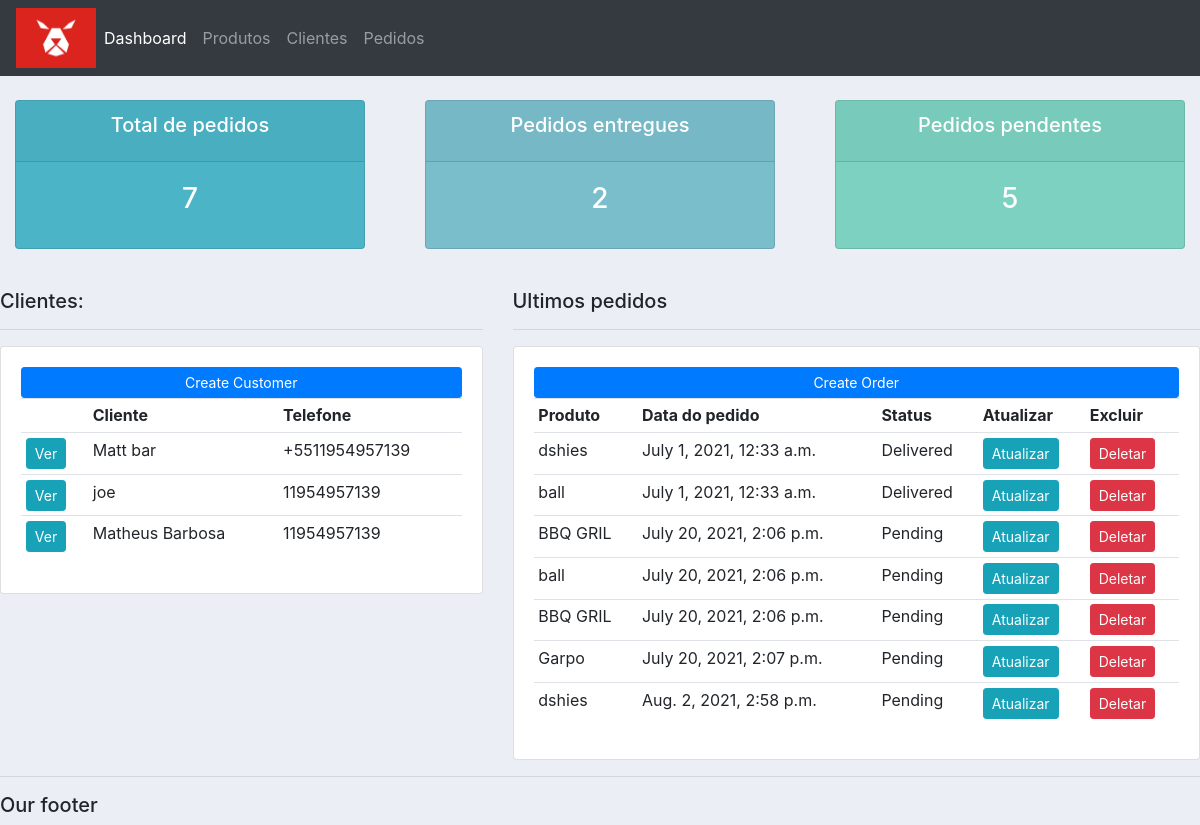
The page / on the database its author committed.
### accounts/models.py (models this page shows, shortened)
class Customer(models.Model):
    name = models.CharField(max_length=200, null=True)
    data_de_nascimento = models.DateTimeField(max_length=200, null=True)
    cpf = models.CharField(max_length=200, null=True)
    phone = models.CharField(max_length=200, null=True)
    email = models.CharField(max_length=200, null=True)
    date_created = models.DateTimeField(auto_now_add=True, null=True)

class Order(models.Model):
    STATUS = (
        ('Pending', 'Pending'),
        ('Out for Delivery', 'Out for delivery'),
        ('Delivered','Delivered')
    )
    customer = models.ForeignKey(Customer, null=True, on_delete=models.SET_NULL)
    product = models.ForeignKey(Product, null=True, on_delete=models.SET_NULL) #EXPLICAR OU ALTERAR ISSO
    preco_do_produto = models.FloatField(null=True)
    date_created = models.DateTimeField(auto_now_add=True, null=True)
    status = models.CharField(max_length=200, null=True, choices=STATUS)

class Product(models.Model):
    CATEGORY = (
        ('Indoor', 'Indoor'),
        ('Out door', 'Out door'),
    )
    name = models.CharField(max_length=200, null=True)
    category = models.CharField(max_length=200, null=True, choices=CATEGORY) # SUBSTITUIR PARA CODIGO DA CATEGORIA
    quantidade_em_estoque = models.FloatField(null=True)
    preco_de_compra = models.FloatField(null=True)
    price = models.FloatField(null=True) # SUBSTITUIR PARA PRECO DE VENDA
    margem = models.FloatField(null=True)
    detalhes = models.CharField(max_length=200, null=True, blank=True)
    date_created = models.DateTimeField(auto_now_add=True, null=True)
    tag = models.ManyToManyField(Tag)
    def __str__(self):
        return self.name

### accounts/views.py (the view)
# urls.py: path('', views.home, name="home"),
def home(request):
    orders = Order.objects.all()
    customers = Customer.objects.all()
    total_cutomers = customers.count()
    total_orders = orders.count()
    delivered = orders.filter(status = 'Delivered').count()
    pending = orders.filter(status = 'Pending').count()
    context = {'orders' : orders,
               'customers' : customers,
               'total_orders' : total_orders,
               'delivered' : delivered,
               'pending' : pending
               }
    return render(request, 'accounts/dashboard.html',context)

### accounts/templates/accounts/dashboard.html
{% extends 'accounts/main.html' %}
{% block content %}
{% include 'accounts/status.html' %}
<br>
<div class="row">
	<div class="col-md-5">
		<h5>Clientes:</h5>
		<hr>
		<div class="card card-body">
			<a class="btn btn-primary  btn-sm btn-block" href="">Create Customer</a>
			<table class="table table-sm">
				<tr>
					<th></th>
					<th>Cliente</th>
					<th>Telefone</th>
				</tr>
				{% for customer in customers %}
					<tr>
						<td><a class = "btn btn-sm btn-info" href="{% url 'customer' customer.id %}"
							>Ver</a></td>
						<td>{{customer.name}}</td>
						<td>{{customer.phone}}</td>
					</tr>
				{% endfor %}
			</table>
		</div>
	</div>
	<div class="col-md-7">
		<h5>Ultimos pedidos</h5>
		<hr>
		<div class="card card-body">
			<a class="btn btn-primary  btn-sm btn-block" href="{% url 'create_order' %}
			">Create Order</a>
			<table class="table table-sm">
				<tr>
					<th>Produto</th>
					<th>Data do pedido</th>
					<th>Status</th>
					<th>Atualizar</th>
					<th>Excluir</th>
				</tr>
				{% for order in orders %}
					<tr>
						<td>{{order.product}}</td>
						<td>{{order.date_created}}</td>
						<td>{{order.status}}</td>
						<td><a class = "btn btn-sm btn-info" href="{% url 'update_order' order.id %}">Atualizar</a></td>
						<td><a class = "btn btn-sm btn-danger" href="{% url 'delete_order' order.id %}">Deletar</a></td>
					</tr>
				{% endfor %}
			</table>
		</div>
	</div>
</div>
{% endblock %}

### accounts/templates/accounts/main.html (shortened to what this page needs)
{% load static %}
<!DOCTYPE html>
<html lang="en">
<head>
    <link rel="stylesheet" href="https://stackpath.bootstrapcdn.com/bootstrap/4.3.1/css/bootstrap.min.css">
    <link rel="stylesheet" type="text/css" href="{%static '/css/main.css'%}">
</head>
<body>
    {% include 'accounts/navbar.html' %}
    {% block content %}
    {% endblock %}
    <hr>
    <h5>Our footer</h5>
</body>
</html>

### accounts/templates/accounts/navbar.html (shortened to what this page needs)
{% load static %}
<nav class="navbar navbar-expand-lg navbar-dark bg-dark">
    <img src="{% static 'images/logo.png'%}" width="80" height="60">
    <div class="collapse navbar-collapse" id="navbarNav">
      <ul class="navbar-nav">
        <li class="nav-item active">
          <a class="nav-link" href="{% url 'home' %}">Dashboard</a>
        </li>
        <li class="nav-item">
          <a class="nav-link" href="{% url 'products' %}">Produtos</a>
        </li>
        <li class="nav-item">
          <a class="nav-link" href="{% url 'all_customers' %}">Clientes</a>
        </li>
        <li class="nav-item">
          <a class="nav-link" href="{% url 'all_orders' %}">Pedidos</a>
        </li>
      </ul>
    </div>
  </nav>

### accounts/templates/accounts/status.html
<br>
<div class="row">
	<div class="col">
		<div class="col-md">
			<div class="card text-center text-white  mb-3" id="total-orders">
			  	<div class="card-header">
			  		<h5 class="card-title">Total de pedidos</h5>
			  	</div>
			  	<div class="card-body">
			    	<h3 class="card-title">{{total_orders}}</h3>
			  	</div>
			</div>
		</div>
	</div>
	<div class="col">
		<div class="col-md">
			<div class="card text-center text-white  mb-3" id="orders-delivered">
			  	<div class="card-header">
			  		<h5 class="card-title">Pedidos entregues</h5>
			  	</div>
			  	<div class="card-body">
			    	<h3 class="card-title">{{delivered}}</h3>
			  	</div>
			</div>
		</div>
	</div>
	<div class="col">
		<div class="col-md">
			<div class="card text-center text-white  mb-3" id="orders-pending">
			  	<div class="card-header">
			  		<h5 class="card-title">Pedidos pendentes</h5>
			  	</div>
			  	<div class="card-body">
			    	<h3 class="card-title">{{pending}}</h3>
			  	</div>
			</div>
		</div>
	</div>
</div>

### static/css/main.css (style rules this page uses)
body { background-color: #ebeff5; }
#total-orders { background-color: #4cb4c7; }
#orders-delivered { background-color: #7abecc; }
#orders-pending { background-color: #7CD1C0; }

### rows shown on the page
Customer: name "Matt bar", phone "+5511954957139"
Customer: name "joe", phone "11954957139"
Customer: name "Matheus Barbosa", phone "11954957139"
Order: product "dshies", date_created "July 1, 2021, 12:33 a.m.", status "Delivered"
Order: product "ball", date_created "July 1, 2021, 12:33 a.m.", status "Delivered"
Order: product "BBQ GRIL", date_created "July 20, 2021, 2:06 p.m.", status "Pending"
Order: product "ball", date_created "July 20, 2021, 2:06 p.m.", status "Pending"
Order: product "BBQ GRIL", date_created "July 20, 2021, 2:06 p.m.", status "Pending"
Order: product "Garpo", date_created "July 20, 2021, 2:07 p.m.", status "Pending"
Order: product "dshies", date_created "Aug. 2, 2021, 2:58 p.m.", status "Pending"

### other values the page prints
{{ total_orders }} "7"
{{ delivered }} "2"
{{ pending }} "5"
